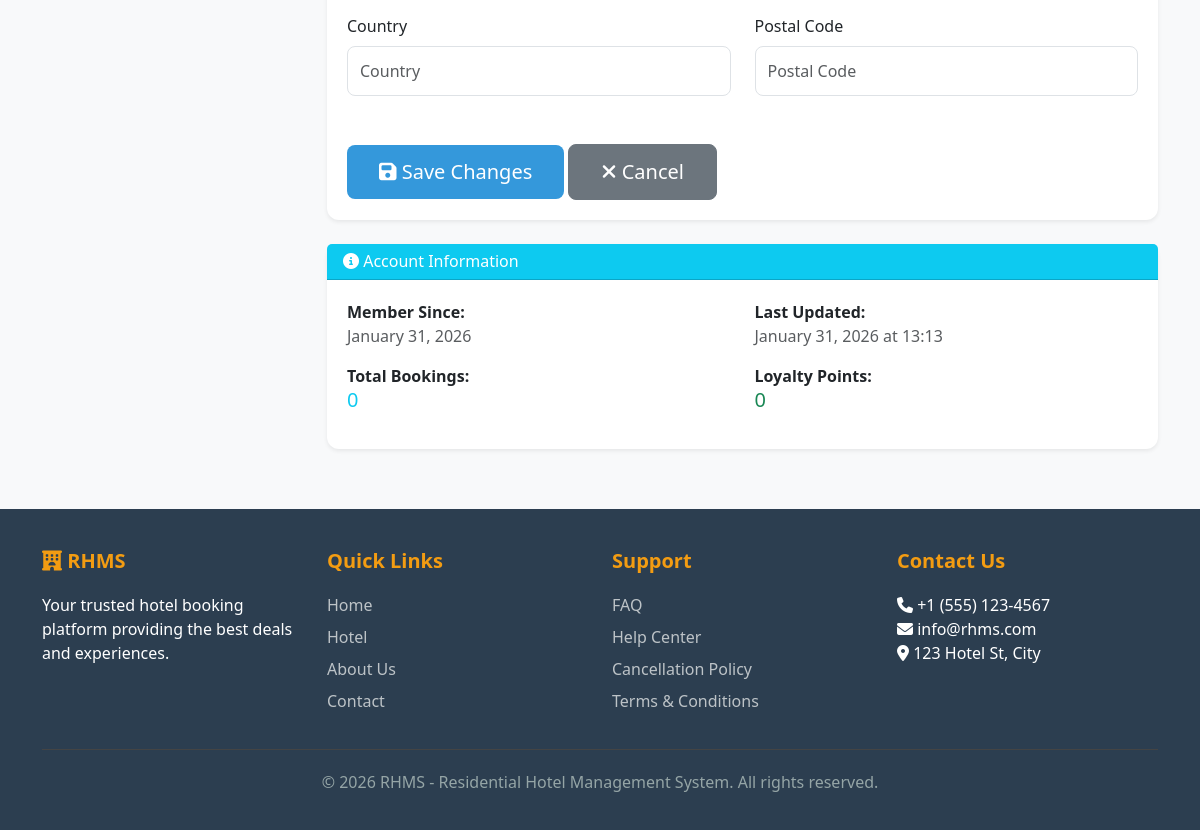
Before: /users/profile/ (signed in, lower part) with the older database file.
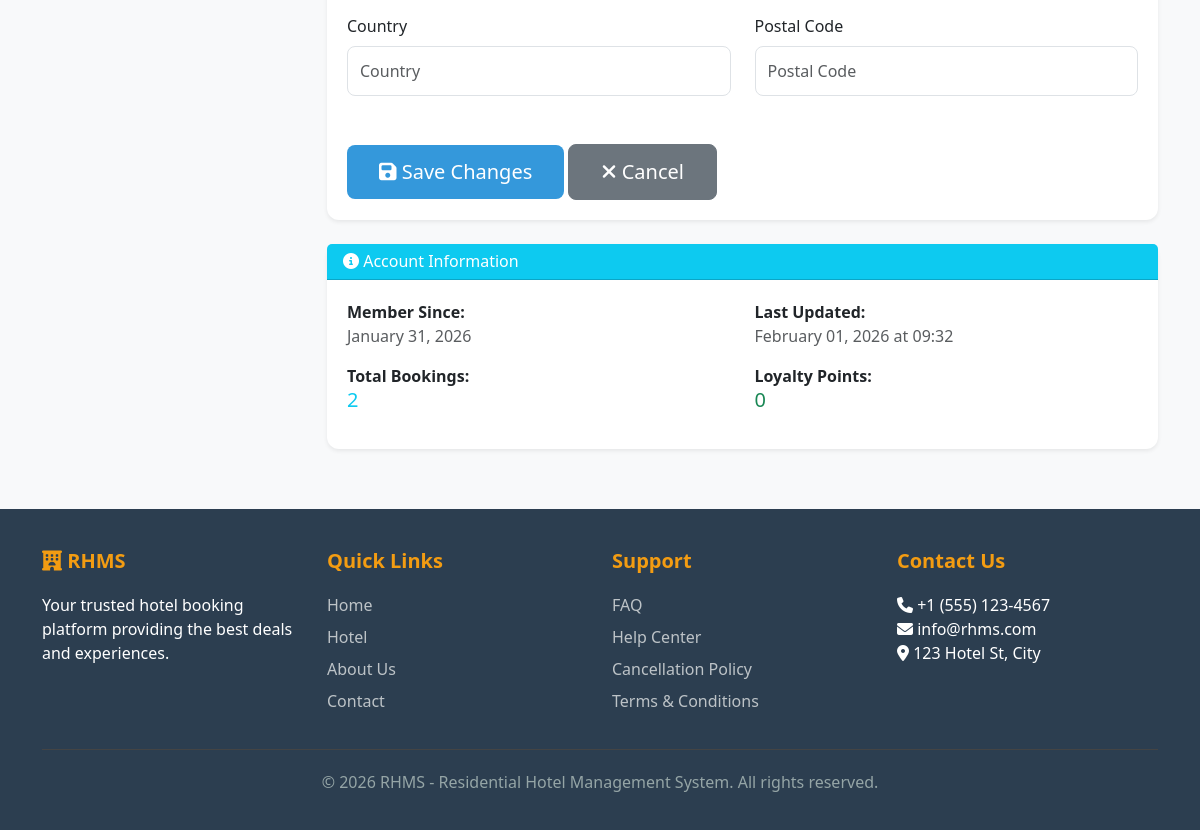
After: the same page with the newer database file.
### users/models.py (models this page shows, shortened)
class UserProfile(models.Model):
    GENDER_CHOICES = [
        ('M', 'Male'),
        ('F', 'Female'),
        ('O', 'Other'),
    ]
    user = models.OneToOneField(User, on_delete=models.CASCADE, related_name='profile')
    phone = models.CharField(max_length=20, blank=True)
    date_of_birth = models.DateField(null=True, blank=True)
    gender = models.CharField(max_length=1, choices=GENDER_CHOICES, blank=True)
    profile_picture = models.ImageField(upload_to='profile_pictures/', null=True, blank=True)
    nationality = models.CharField(max_length=100, blank=True)
    address = models.CharField(max_length=255, blank=True)
    city = models.CharField(max_length=100, blank=True)
    state = models.CharField(max_length=100, blank=True)
    country = models.CharField(max_length=100, blank=True)
    postal_code = models.CharField(max_length=20, blank=True)
    loyalty_points = models.IntegerField(default=0)
    total_bookings = models.IntegerField(default=0)
    is_email_verified = models.BooleanField(default=False)
    is_phone_verified = models.BooleanField(default=False)
    created_at = models.DateTimeField(auto_now_add=True)
    updated_at = models.DateTimeField(auto_now=True)
    class Meta:
        verbose_name_plural = "User Profiles"

### users/views.py (the view, shortened to what this page needs)
# urls.py: path('profile/', views.UserProfileView.as_view(), name='profile'),
class UserProfileView(LoginRequiredMixin, UpdateView):
    model = UserProfile
    form_class = UserProfileForm
    template_name = 'users/profile.html'
    success_url = reverse_lazy('users:profile')
    def get_object(self):
        return self.request.user.profile
    def get_form_kwargs(self):
        kwargs = super().get_form_kwargs()
        kwargs['user'] = self.request.user
        return kwargs

### templates/users/profile.html (shortened to what this page needs)
{% extends 'base.html' %}
{% load static %}
{% block content %}
<div class="container mt-5 mb-5">
    <div class="row">
        <div class="col-md-3 mb-4">
        </div>
        <div class="col-md-9">
            <div class="card shadow-sm">
                <div class="card-body">
                    <form method="post" enctype="multipart/form-data">
                        <div class="row mb-3">
                            <div class="col-md-6">
                                <label for="{{ form.country.id_for_label }}" class="form-label">Country</label>
                                {{ form.country }}
                            </div>
                            <div class="col-md-6">
                                <label for="{{ form.postal_code.id_for_label }}" class="form-label">Postal Code</label>
                                {{ form.postal_code }}
                            </div>
                        </div>
                        <div class="row mt-5">
                            <div class="col-md-12">
                                <button type="submit" class="btn btn-primary btn-lg">
                                    <i class="fas fa-save"></i> Save Changes
                                </button>
                                <a href="{% url 'users:dashboard' %}" class="btn btn-secondary btn-lg">
                                    <i class="fas fa-times"></i> Cancel
                                </a>
                            </div>
                        </div>
                    </form>
                </div>
            </div>
            <div class="card shadow-sm mt-4">
                <div class="card-header bg-info text-white">
                    <h6 class="mb-0"><i class="fas fa-info-circle"></i> Account Information</h6>
                </div>
                <div class="card-body">
                    <div class="row">
                        <div class="col-md-6">
                            <p><strong>Member Since:</strong> <br>
                                <span class="text-muted">{{ object.created_at|date:"F d, Y" }}</span>
                            </p>
                        </div>
                        <div class="col-md-6">
                            <p><strong>Last Updated:</strong> <br>
                                <span class="text-muted">{{ object.updated_at|date:"F d, Y \a\t H:i" }}</span>
                            </p>
                        </div>
                    </div>
                    <div class="row">
                        <div class="col-md-6">
                            <p><strong>Total Bookings:</strong> <br>
                                <span class="text-info h5">{{ object.total_bookings }}</span>
                            </p>
                        </div>
                        <div class="col-md-6">
                            <p><strong>Loyalty Points:</strong> <br>
                                <span class="text-success h5">{{ object.loyalty_points }}</span>
                            </p>
                        </div>
                    </div>
                </div>
            </div>
        </div>
    </div>
</div>
{% endblock %}

Changed rows visible on the page:
changed UserProfile: updated_at "January 31, 2026 at 13:13" → "February 01, 2026 at 09:32"; total_bookings "0" → "2"
